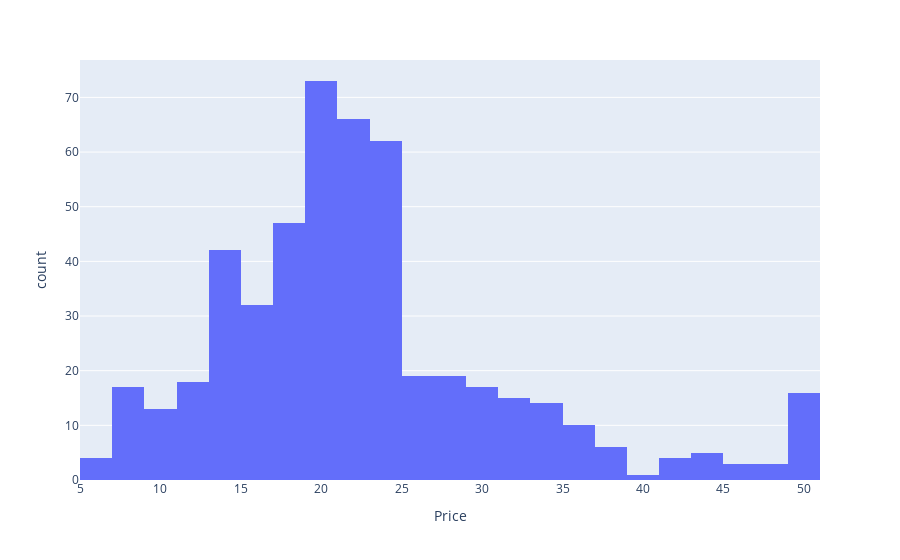

The notebook cell saved with this chart:
### Code cell
import plotly.express as px

fig = px.histogram(boston_pd, x= 'Price')
fig.show()

### Figure 1 — Plotly figure (JSON) as saved in the notebook; plotly's stock layout.template omitted (floating-point values rounded to 4 significant figures; data arrays with more than 128 entries replaced by an {"elided": "..."} marker saying what was removed)
{"data": [{"alignmentgroup": "True", "bingroup": "x", "hovertemplate": "Price=%{x}<br>count=%{y}<extra></extra>", "legendgroup": "", "marker": {"color": "#636efa", "pattern": {"shape": ""}}, "name": "", "offsetgroup": "", "orientation": "v", "showlegend": false, "type": "histogram", "x": {"elided": "506 float values"}, "xaxis": "x", "yaxis": "y"}], "layout": {"barmode": "relative", "legend": {"tracegroupgap": 0}, "margin": {"t": 60}, "xaxis": {"anchor": "y", "domain": [0, 1], "title": {"text": "Price"}}, "yaxis": {"anchor": "x", "domain": [0, 1], "title": {"text": "count"}}}}
